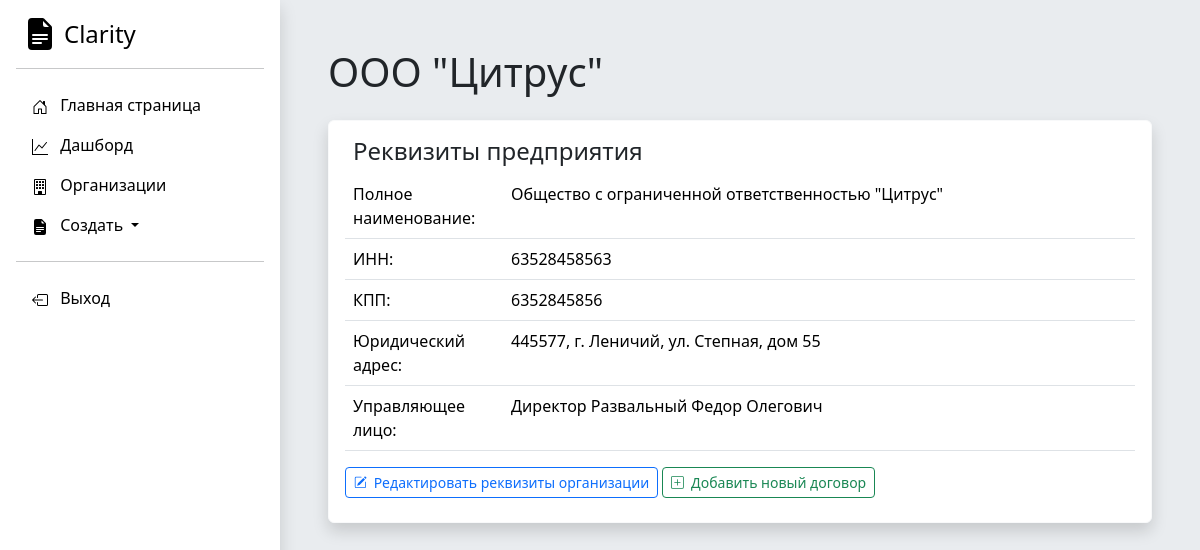
Page /organization/5/ (signed in) on the earlier database version.
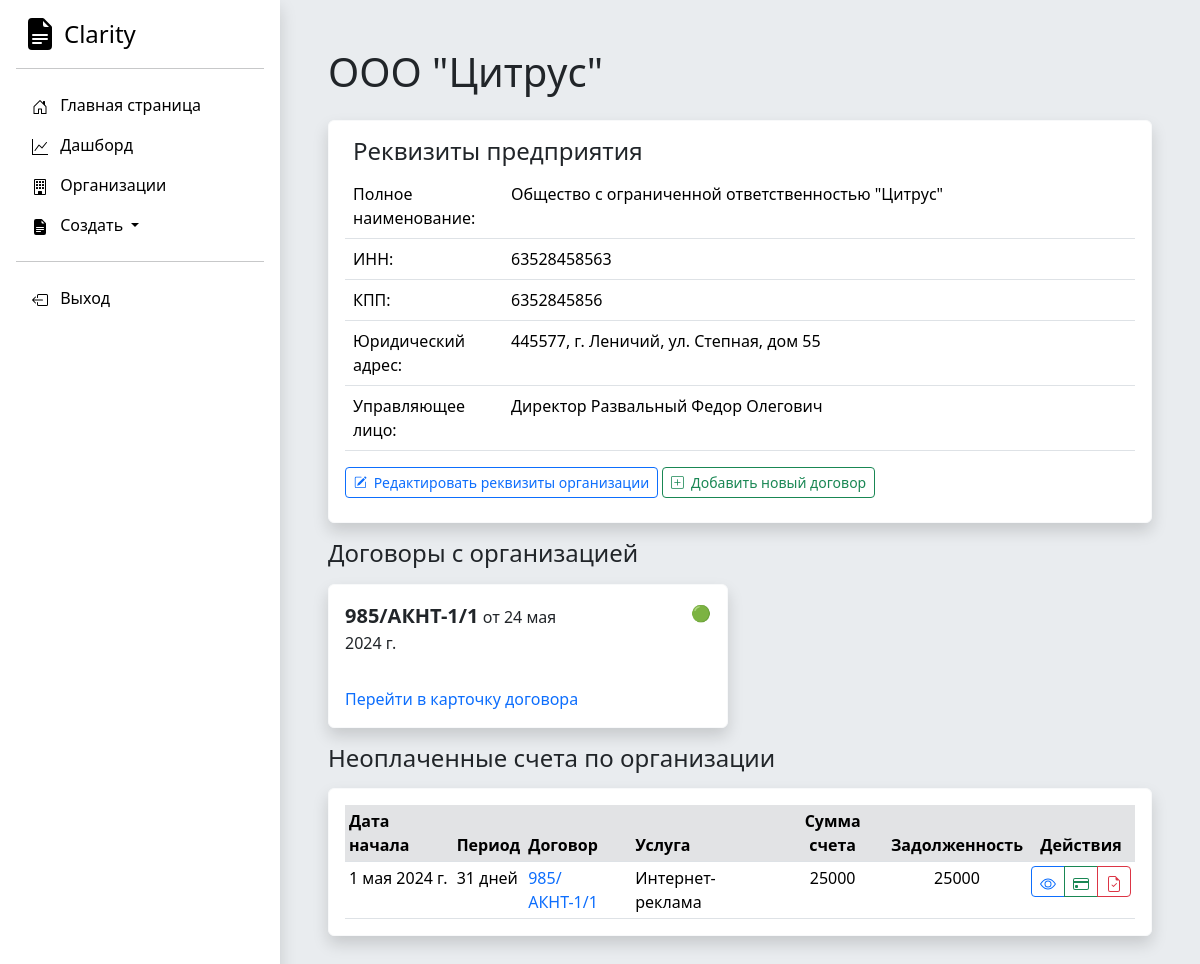
Same page on the later database version.
### Accounting/models.py (models this page shows, shortened)
class Dogovor(models.Model):
    nomer_dogovora = models.CharField('Номер договора', max_length=250)
    date_of_signing = models.DateField('Дата начала действия договора')
    web_site = models.CharField('Веб сайт', max_length=250)
    contract_completed = models.BooleanField('Активный договор')
    basic_price = models.IntegerField('Цена догвора')
    service_type = models.ForeignKey(Service_type, on_delete=models.DO_NOTHING)
    organization = models.ForeignKey(Organization, on_delete=models.CASCADE)
    class Meta:
        verbose_name = "Договор"
        verbose_name_plural = "Договоры"

class Service(models.Model):
    service_name = models.CharField('Название оказываемой услуги для счета и Акта', max_length=250)
    date_start = models.DateField('Дата начала оказания услуги')
    date_end = models.DateField('Дата окончания оказания услуги')
    price = models.IntegerField('Оплата за услугу')
    payment_made = models.IntegerField('Сумма частичной оплаты счета', db_default=0)
    dogovor = models.ForeignKey(Dogovor, on_delete=models.CASCADE)
    full_payment = models.BooleanField('Счет полностью оплачен')
    act_approved = models.BooleanField("Акт подписан")
    class Meta:
        verbose_name = "Услуга (локализованный этап)"
        verbose_name_plural = "Услуги (локализованные этапы)"

class Service_type(models.Model):
    service_type = models.CharField('Название направления оказываемых услуг', max_length=250)
    regular = models.BooleanField('Регулярная услуга, нужно выставлять ежемесячный счет')
    def __str__(self):
        return self.service_type
    class Meta:
        verbose_name = "Направление услуги"
        verbose_name_plural = "Направления услуг"

### Accounting/views.py (the view)
# urls.py: path('organization/<int:pk>/', views.organization_detail, name='organization-detail'),
@login_required
def organization_detail(request, pk):
    organization_list = Organization.objects.get(id=pk)
    dogovor_list = Dogovor.objects.filter(organization=organization_list)
    service_list = Service.objects.filter(dogovor__in=dogovor_list)
    for el in service_list:
        el.debt = el.price - el.payment_made
    for el in service_list:
        el.period = (el.date_end - el.date_start).days + 1
    for el in service_list:
        el.period = (el.date_end - el.date_start).days + 1
    return render(request, 'Accounting/organization-detail.html',
                  {'organization_list': organization_list, 'dogovor_list': dogovor_list,
                   'service_list': service_list})

### DAM/templates/Accounting/organization-detail.html (shortened to what the changed rows need)
{% extends 'Accounting/base.html' %}
{% block content %}<h1 class="mb-4">{{ organization_list.short_name }}</h1>
<div class="card border-light shadow p-3 bg-body rounded">
<h4 class="ms-2">Реквизиты предприятия</h4>
    <table class="table table-hover ">
</table>
<div class="d-grid gap-2 d-md-block">
</div>
</div>
{% if dogovor_list %}
<h4 class="mt-3 mb-3">Договоры с организацией</h4>
    <div class="row row-cols-1 row-cols-md-2 g-4">
         {% for el in dogovor_list %}
            <div class="col">
                <div class="card border-light shadow bg-body rounded">
                    <div class="pt-3 ps-3 pe-3 row">
                        <p class="col-8"><span class="fs-5 fw-semibold">{{ el.nomer_dogovora }}</span> от {{ el.date_of_signing }}</p>
                        <p class="col-4 text-end">
                            {% if el.contract_completed is True %}
                            🟢
                            {% else %}
                            🔴
                            {% endif %}
                        </p>
                    </div>
                    <div class="card-body">
                        <a class="link-offset-2 link-offset-3-hover link-underline link-underline-opacity-0 link-underline-opacity-75-hover" href="/dogovor/{{ el.id }}"> Перейти в карточку договора </a>
                    </div>
                </div>
            </div>
        {% endfor %}
    </div>
{% endif %}
{% if service_list %}
<h4 class="mt-3">Неоплаченные счета по организации</h4>
<div class="card border-light shadow p-3 bg-body rounded mt-3">
<div class="card-body px-0 py-0">
<div class="table-responsive scrollbar">
    <table class="table table-sm fs-10 mb-0 overflow-hidden">
        <thead >
            <tr>
                <th class="bg-secondary-subtle">Дата начала</th>
                <th class="bg-secondary-subtle">Период</th>
                <th class="bg-secondary-subtle">Договор</th>
                <th class="bg-secondary-subtle">Услуга</th>
                <th class="bg-secondary-subtle text-center">Сумма счета</th>
                <th class="bg-secondary-subtle text-center">Задолженность</th>
                <th class="bg-secondary-subtle text-center">Действия</th>
            </tr>
        </thead>
        <tbody>
{% for el in service_list %}
{% if el.full_payment is False %}
<tr>
    <td>{{ el.date_start }}</td>
    <td>{{ el.period }} дней</td>
    <td><a class="link-offset-2 link-offset-3-hover link-underline link-underline-opacity-0 link-underline-opacity-75-hover" href="/dogovor/{{ el.dogovor.id }}">{{ el.dogovor.nomer_dogovora }}</a> </td>
    <td>{{ el.dogovor.service_type }}</td>
    <td class="text-center">{{ el.price }}</td>
    <td class="text-center">{{ el.debt }}</td>
    <td class="text-center">
        <div class="btn-group" role="group" aria-label="Basic mixed styles example">
          <a role="button" class="btn btn-outline-primary btn-sm" href="{% url 'service-detail' el.pk %}">
          </a>
          <a role="button" class="btn btn-outline-success btn-sm" href="{% url 'service-generate-bill' el.pk %}">
          </a>
          <a role="button" class="btn btn-outline-danger btn-sm" href="{% url 'service-generate-act' el.pk %}">
          </a>
        </div>
    </td>
</tr>
{% endif %}
{% endfor %}
        </tbody>
    </table>
</div>
</div>
</div>
{% endif %}
{% endblock %}

Differences in the rows shown:
added Dogovor: nomer_dogovora "985/АКНТ-1/1", date_of_signing "24 мая 2024 г."
added Service: date_start "1 мая 2024 г.", period "31", dogovor.nomer_dogovora "985/АКНТ-1/1", dogovor.service_type "Интернет-реклама", price "25000", debt "25000"
Other differences:
text now shown: "Договоры с организацией Неоплаченные счета по организации Дата начала Период Договор Услуга Сумма счета Задолженность Действия"
